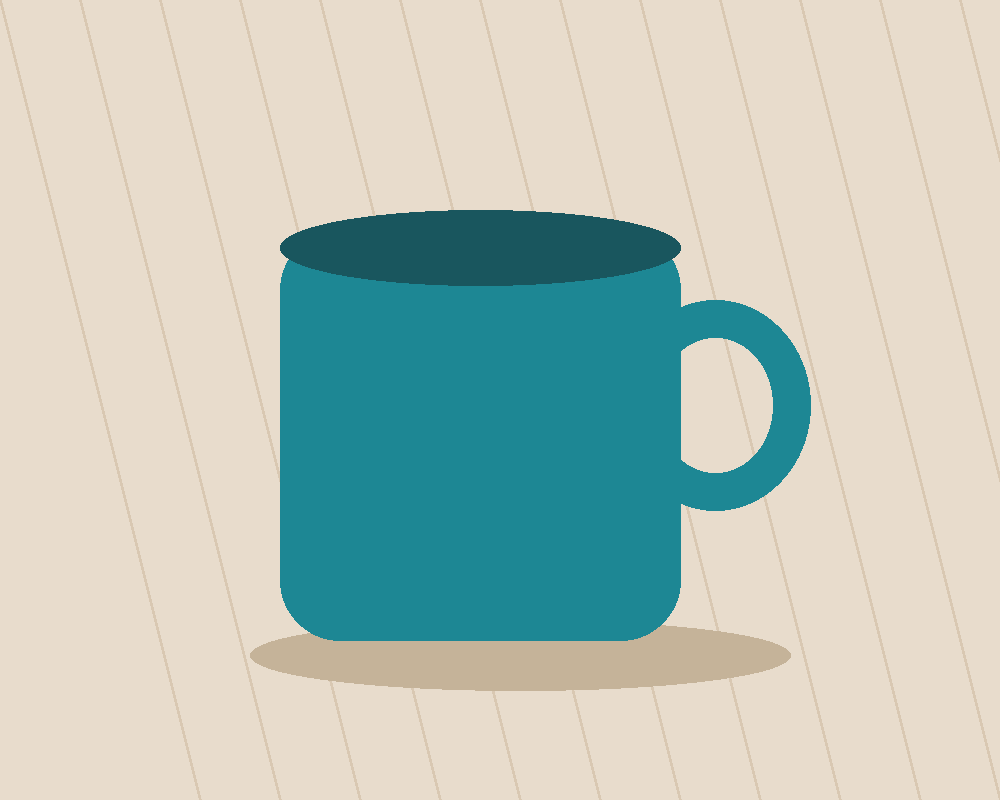
#> input picture submissions/Vrnur/M11/input/product-1.png, 1000 x 800 px, found by its file name
$ python build_cards.py ../input/product-1.png ../input/product-2.png
#> lines starting #> are read from the running program, lines starting #| are printed output that depends on the picture; after the words box and inside, x2 and y2 are one past the last pixel; in counts of white or black regions, pixels touching at a corner belong together
"""M11: пять карточек 1200x1200 из input/product-N.png.
Запуск: python build_cards.py <папка input> <папка результата>
Предмет = все пиксели, цвет которых не равен трём цветам фона (фон, диагональные линии, тень)."""
import sys
from pathlib import Path
import numpy as np
from PIL import Image

BG_CLASSES = [(0xE8, 0xDC, 0xCC), (0xD9, 0xC8, 0xB2), (0xC5, 0xB3, 0x99)]  # фон, линии, тень
CARD, BG, TARGET, PAD = 1200, (0xF5, 0xF7, 0xFA), 900, 6


def object_mask(arr):
    m = np.ones(arr.shape[:2], bool)
    for c in BG_CLASSES:
        m &= ~np.all(arr == c, axis=2)
    return m


def fill_outside(arr, mask, steps=8):
    """Цвета вне предмета заменяем ближайшим цветом предмета: в края не попадёт цвет исходного фона."""
    out, known = arr.copy(), mask.copy()
    for _ in range(steps):
        pad_o = np.pad(out, ((1, 1), (1, 1), (0, 0)))
        pad_k = np.pad(known, 1)
        new = known.copy()
        for dy, dx in ((-1, 0), (1, 0), (0, -1), (0, 1)):
            src_k = pad_k[1 + dy:1 + dy + known.shape[0], 1 + dx:1 + dx + known.shape[1]]
            src_o = pad_o[1 + dy:1 + dy + known.shape[0], 1 + dx:1 + dx + known.shape[1]]
            take = ~new & src_k
            out[take] = src_o[take]
            new |= take
        known = new
    return out


def smoothstep(x):
    x = np.clip((x - 0.35) / 0.3, 0, 1)
    return x * x * (3 - 2 * x)


def build(src, dst):
    arr = np.asarray(Image.open(src).convert("RGB"))
#> arr is the input picture: shape (800, 1000, 3); mean R, G, B 184.7, 197.7, 187.6
    mask = object_mask(arr)
#> the loop in object_mask, `for c in BG_CLASSES:` made 3 passes
#> pass 1, in object_mask, `m &= ~np.all(arr == c, axis=2)`:
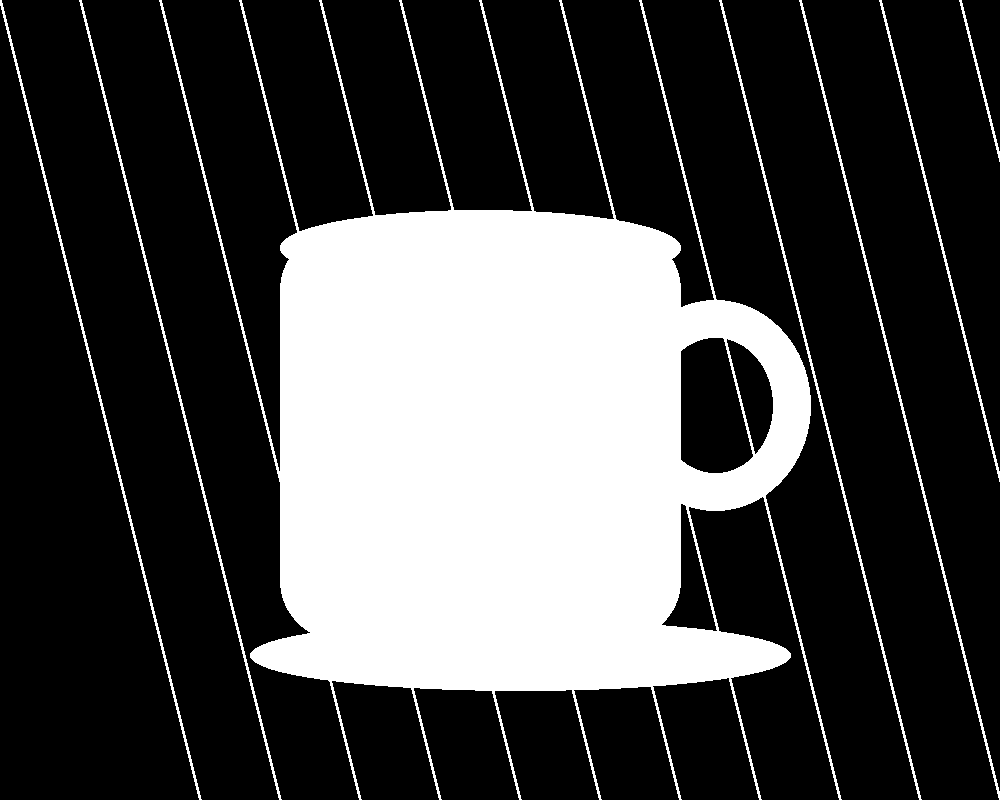
#> m: shape (800, 1000) bool; 27.9% white; 7 white regions, largest, box (x1, y1, x2, y2) and area: (159, 0, 842, 800) 212964, (79, 0, 282, 800) 2200, (719, 0, 922, 800) 2200
#> pass 3, in object_mask, `m &= ~np.all(arr == c, axis=2)`:
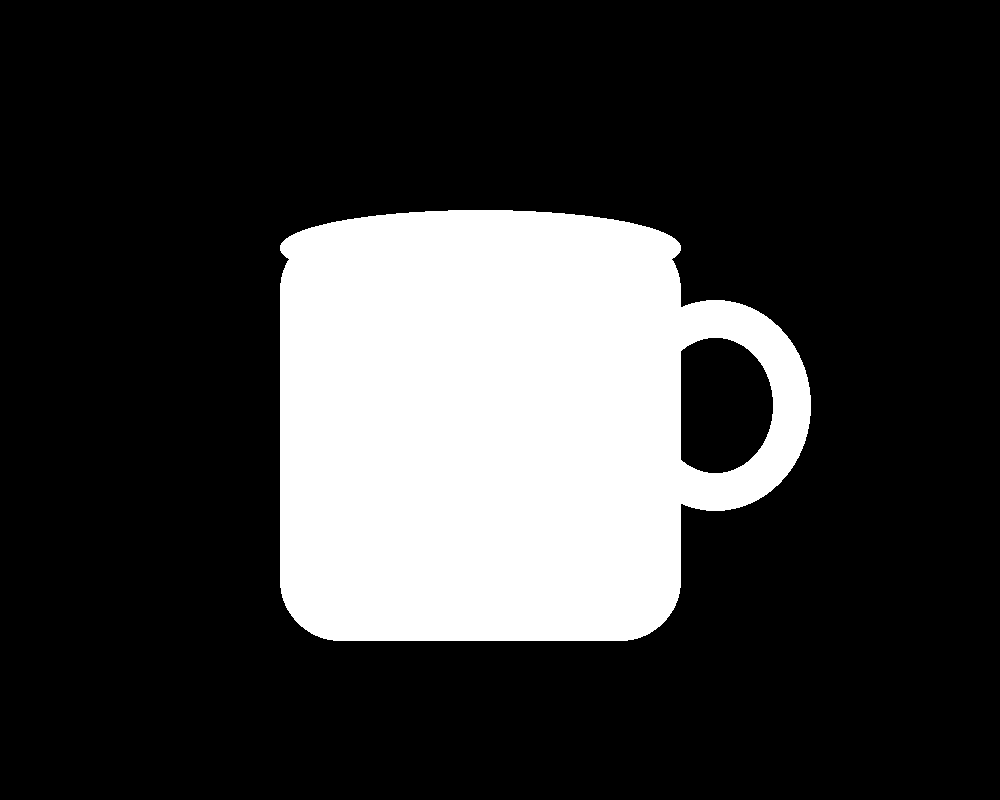
#> m: shape (800, 1000) bool; 22.5% white; 1 white region, box (x1, y1, x2, y2) and area: (280, 210, 811, 641) 180231
    ys, xs = np.where(mask)
    x0, x1, y0, y1 = xs.min(), xs.max() + 1, ys.min(), ys.max() + 1
#> x0 = 280; x1 = 811; y0 = 210; y1 = 641
    w, h = x1 - x0, y1 - y0
#> w = 531; h = 431
    s = TARGET / max(w, h)
#> s = 1.69
    rgb = fill_outside(arr, mask)
#> after the loop in fill_outside, `for _ in range(steps):`: known: shape (800, 1000) bool; 24.6% white; 1 white region, box (x1, y1, x2, y2) and area: (272, 202, 819, 649) 196417
#> after the loop in fill_outside, `for _ in range(steps):`:
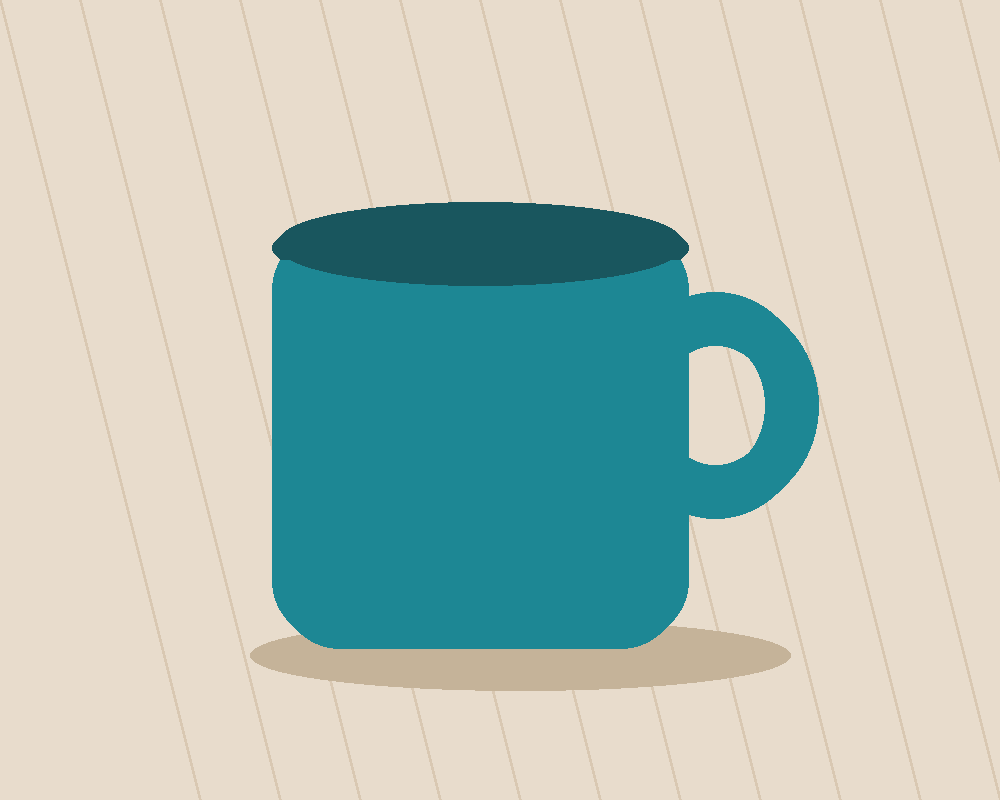
#> out: shape (800, 1000, 3); 2.02% of pixels changed, all inside (x1, y1, x2, y2) = (272, 202, 819, 649)
    box = (x0 - PAD, y0 - PAD, x1 + PAD, y1 + PAD)
#> box = (274, 204, 817, 647)
    size = (round((w + 2 * PAD) * s), round((h + 2 * PAD) * s))
#> size = (920, 751)
    rgb_big = Image.fromarray(rgb).crop(box).resize(size, Image.LANCZOS)
    m_big = Image.fromarray((mask * 255).astype(np.uint8)).crop(box).resize(size, Image.LANCZOS)
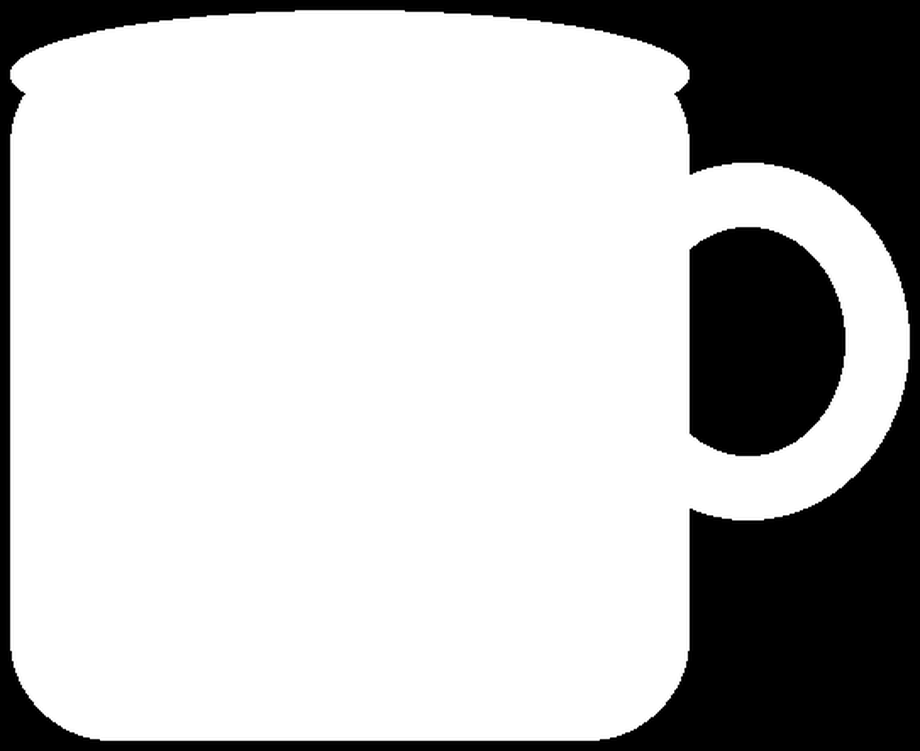
#> m_big: PIL image 920x751 L; min 0, max 255, mean 191
    alpha = smoothstep(np.asarray(m_big, float) / 255)
    ox = round(CARD / 2 - (PAD + w / 2) * s)
#> ox = 140
    oy = round(CARD / 2 - (PAD + h / 2) * s)
#> oy = 225
    card = np.empty((CARD, CARD, 3), float)
    card[:] = BG
    big = np.asarray(rgb_big, float)
    region = card[oy:oy + size[1], ox:ox + size[0]]
    region[:] = region * (1 - alpha[..., None]) + big * alpha[..., None]
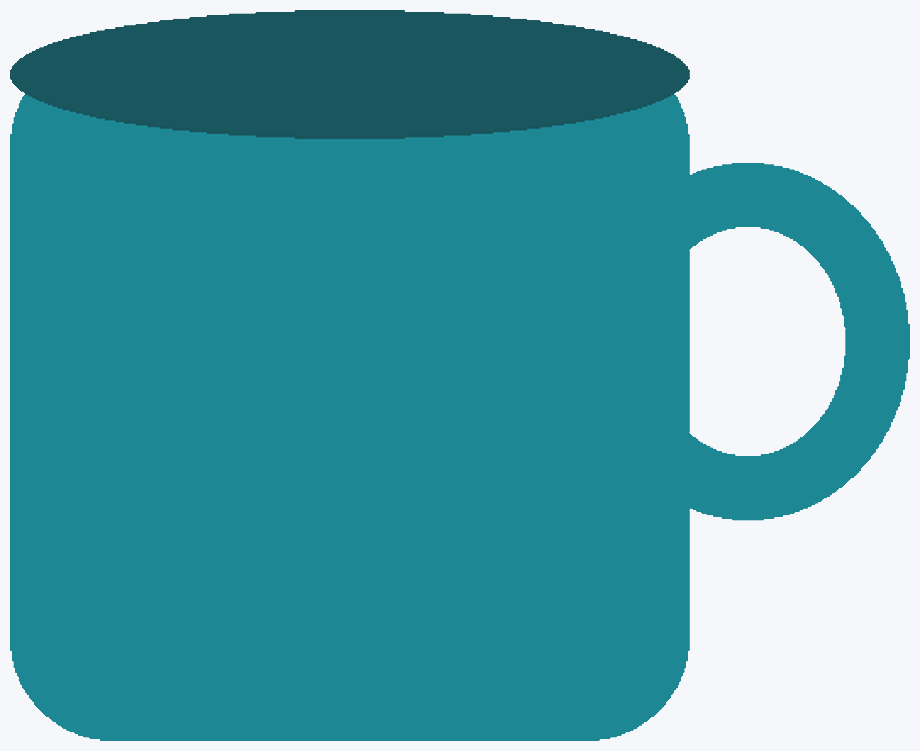
#> region: shape (751, 920, 3) float64; mean of channels 0, 1, 2 82.7, 158.2, 168.2; drawn as R, G, B
    Image.fromarray(np.rint(card).astype(np.uint8)).save(dst)
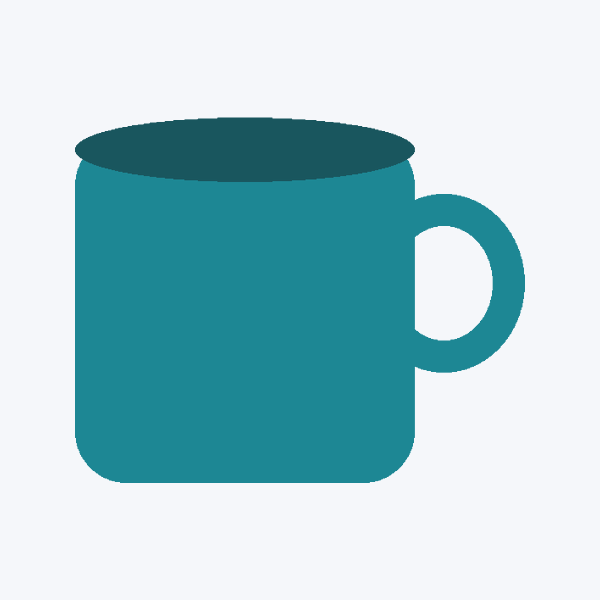
#> saved as card-1.png: PIL image 1200x1200 RGB (shown at 1/2 size); mean R, G, B 167.1, 204.4, 210.7
    return dict(src_bbox=(int(x0), int(y0), int(x1), int(y1)), scale=round(float(s), 4))


if __name__ == "__main__":
    inp, outp = Path(sys.argv[1]), Path(sys.argv[2])
    outp.mkdir(parents=True, exist_ok=True)
    for i in range(1, 6):
        print(i, build(inp / f"product-{i}.png", outp / f"card-{i}.png"))
#> pass 2 of the loop `for i in range(1, 6):`:
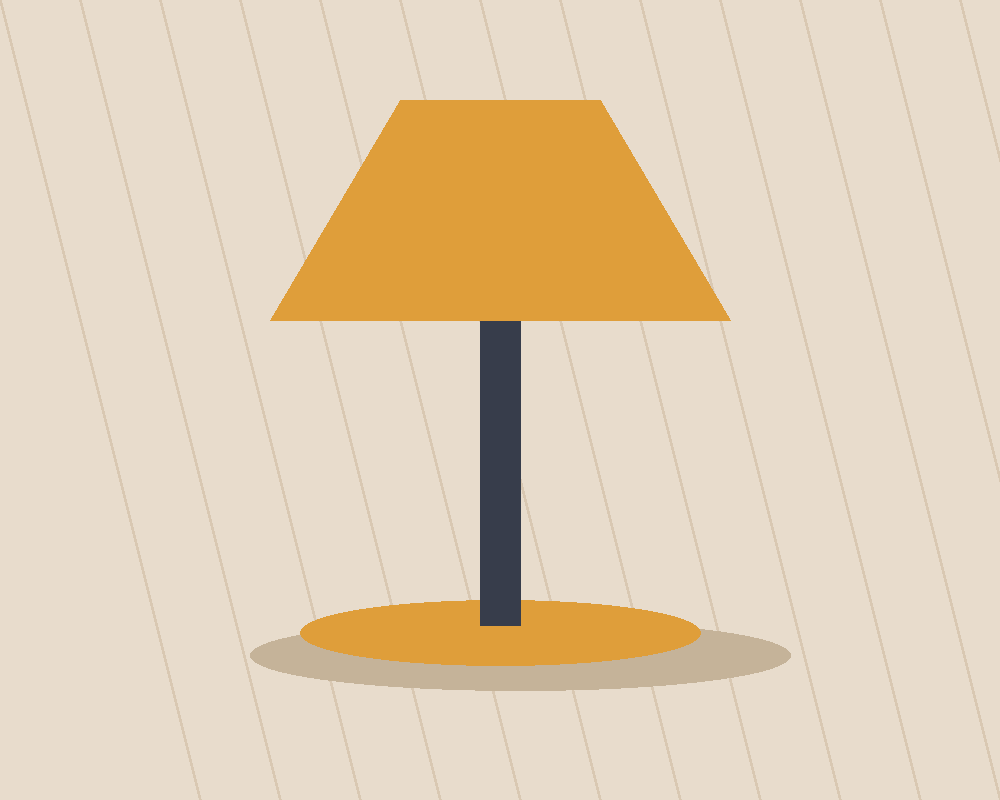
#> input picture submissions/Vrnur/M11/input/product-2.png, 1000 x 800 px, found by its file name
#> in build, arr is the input picture: shape (800, 1000, 3); mean R, G, B 227.1, 208.9, 183.3
#> the loop in object_mask (call 2), `for c in BG_CLASSES:` made 3 passes
#> pass 3, in object_mask (call 2), `m &= ~np.all(arr == c, axis=2)`:
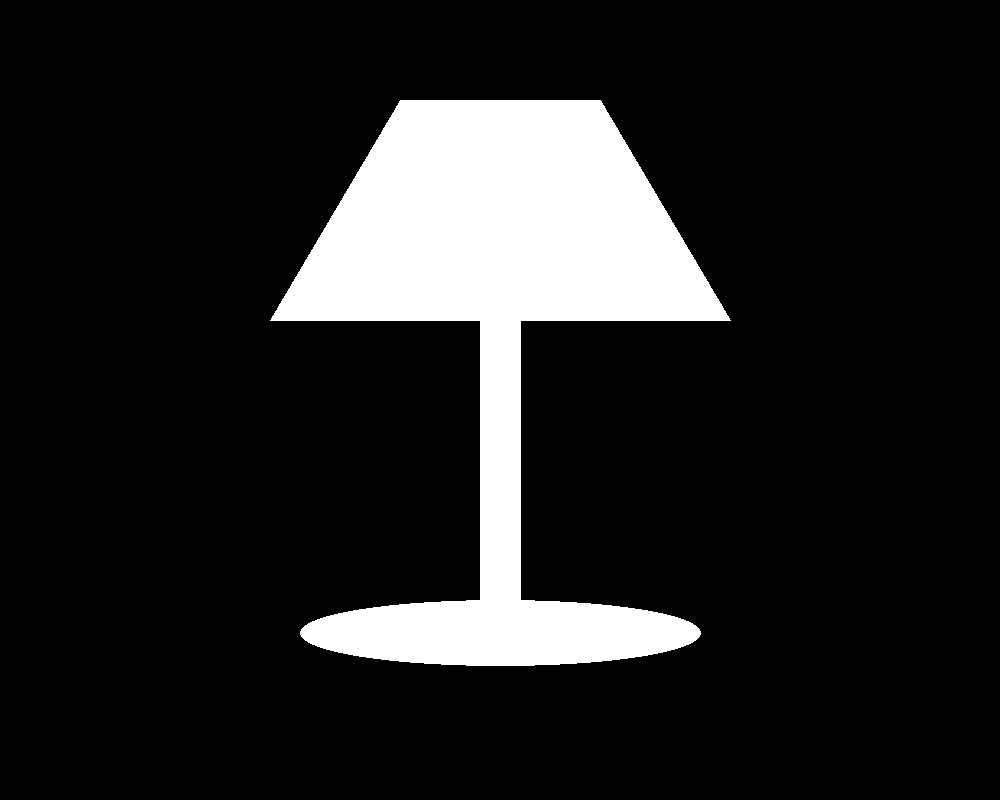
#> m: shape (800, 1000) bool; 13.2% white; 1 white region, box (x1, y1, x2, y2) and area: (270, 100, 731, 666) 105414
#> x0 = 270; x1 = 731; y0 = 100; y1 = 666
#> w = 461; h = 566
#> s = 1.59
#> box = (264, 94, 737, 672)
#> size = (752, 919)
#> rgb_big: PIL image 752x919 RGB
#> m_big: PIL image 752x919 L
#> x: shape (919, 752) float64
#> ox = 224
#> oy = 140
#> big: shape (919, 752, 3) float64
#> in build (call 2), `Image.fromarray(np.rint(card).astype(np.uint8)).save(dst)`:
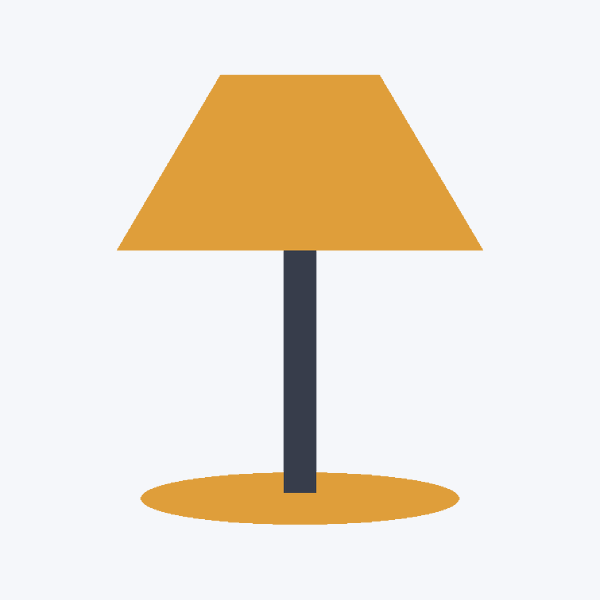
#> saved as card-2.png: PIL image 1200x1200 RGB (shown at 1/2 size); mean R, G, B 237.2, 228.4, 214.8
#> (the run stopped early here; a loop or call above may not have finished)
